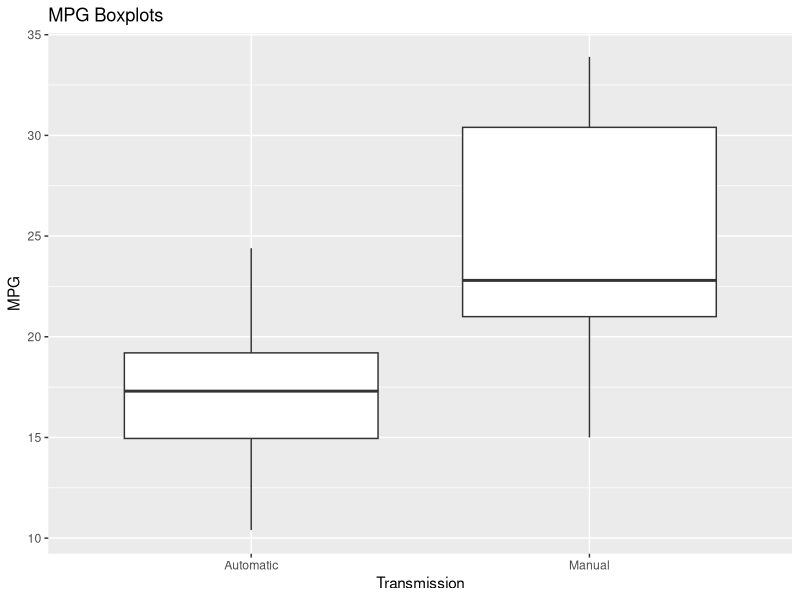
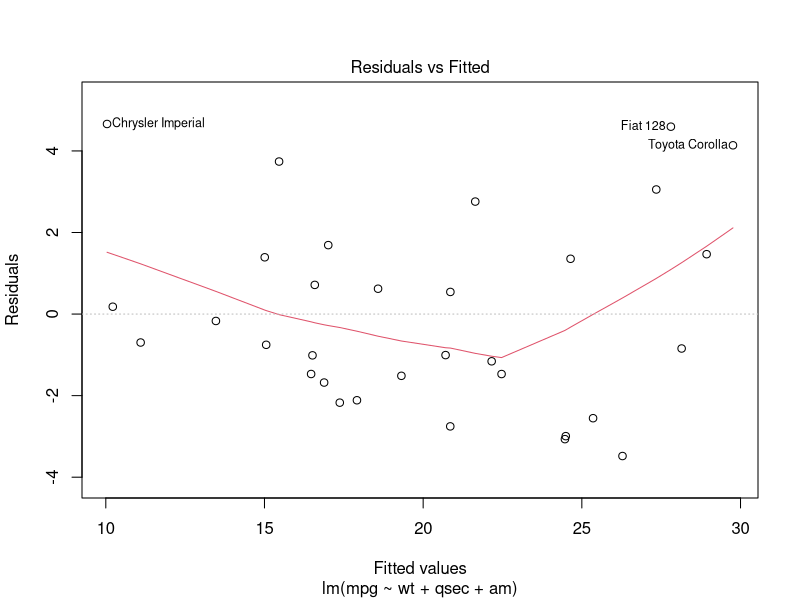
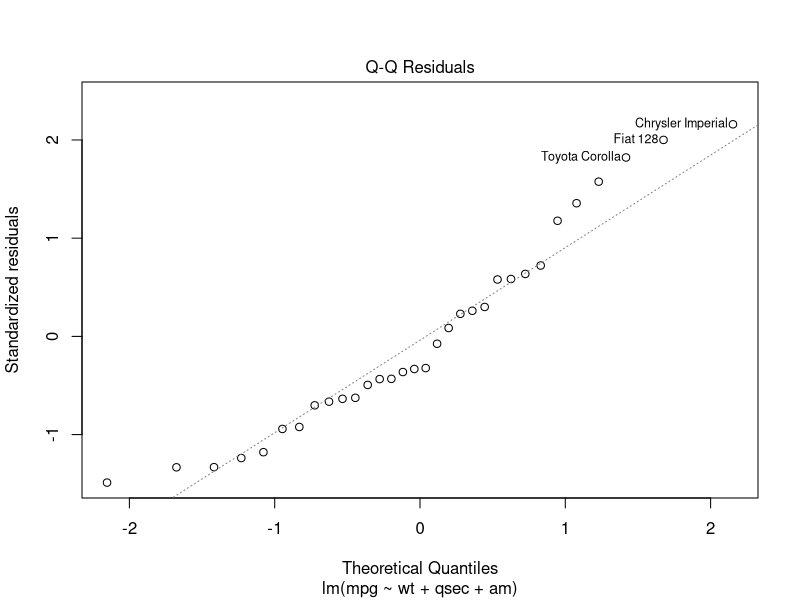
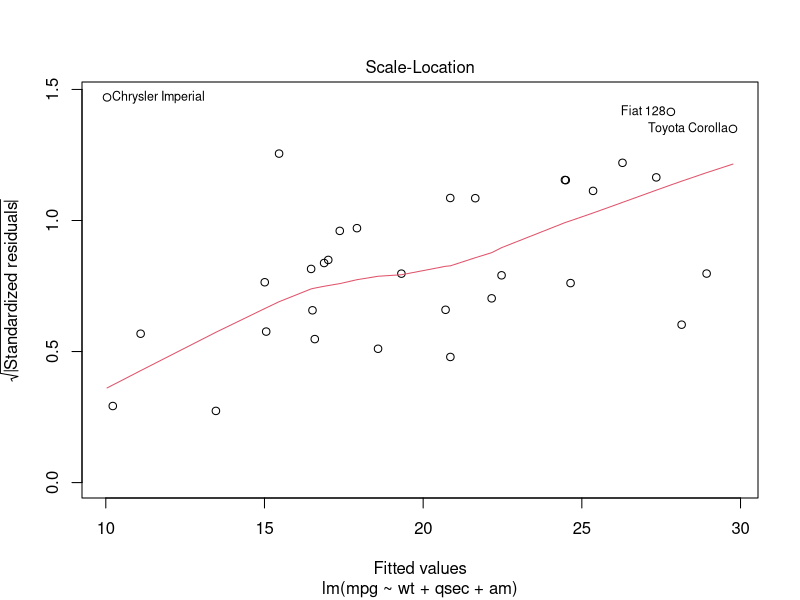
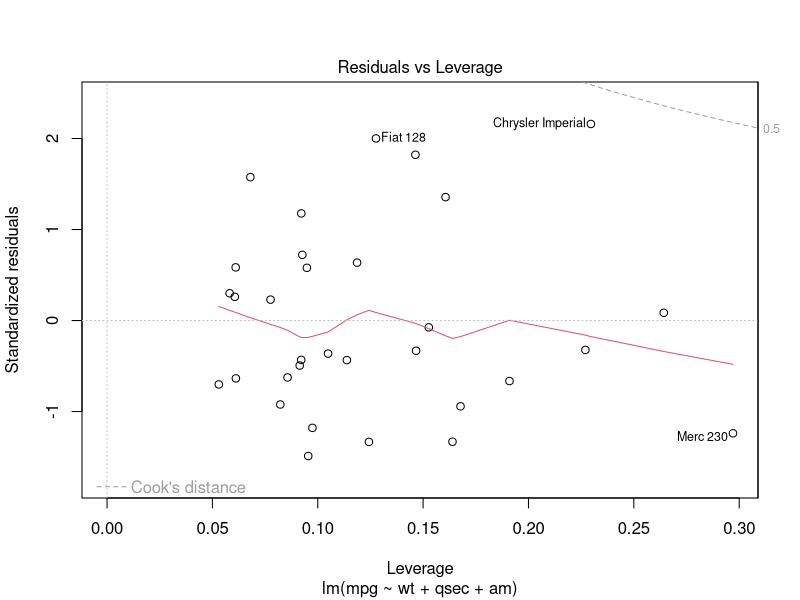

Here is the R script that generated these plots, in order:
## ---- chunk 1
library("ggplot2")
data(mtcars)
## ---- chunk 2
ggplot(mtcars, aes(x=factor(am), group=am, y=mpg)) + geom_boxplot() + 
  xlab("Transmission") + ylab("MPG") + ggtitle("MPG Boxplots") + 
  scale_x_discrete(labels=c("Automatic", "Manual"))
## ---- chunk 3
manualCars <- mtcars[mtcars$am == 1, ]
automaticCars <- mtcars[mtcars$am == 0, ]
manualCars <- manualCars[, "mpg"]
automaticCars <- automaticCars[, "mpg"]
t.test(manualCars, automaticCars)
## ---- chunk 4
lmfit <- lm(mpg ~ ., data=mtcars)
summary(lmfit)
## ---- chunk 5
stepAnalysis <- step(lmfit, trace=FALSE)
plot(stepAnalysis)
